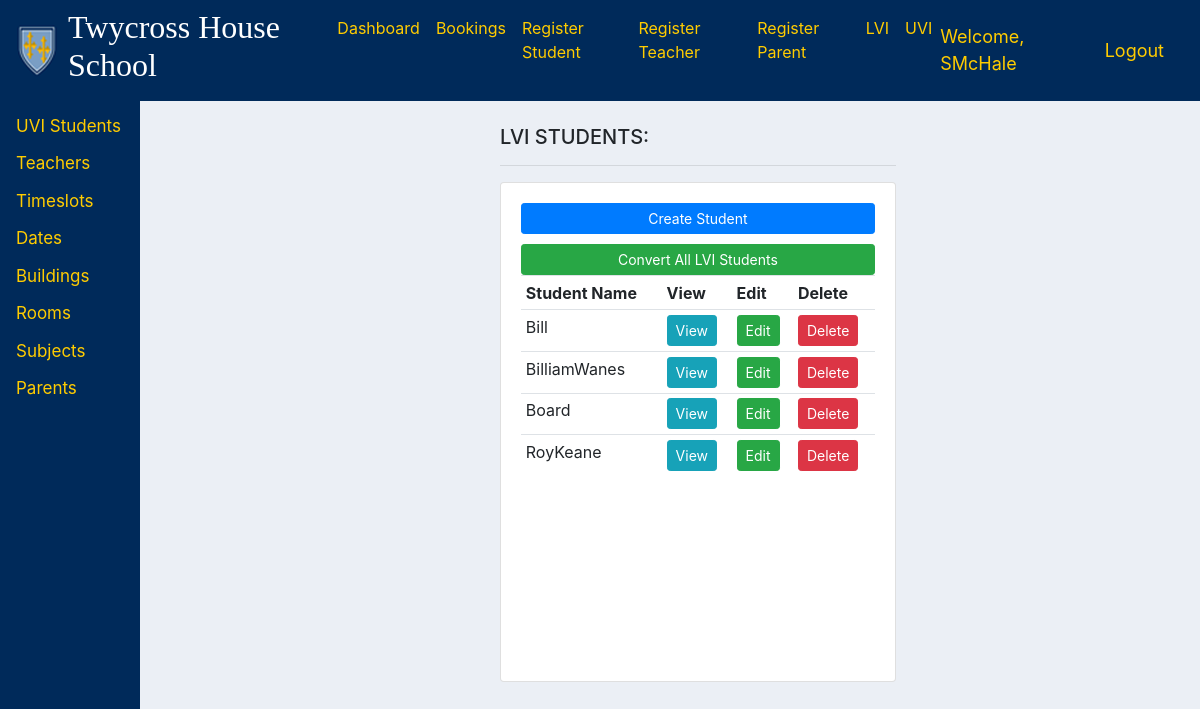
The app's page /dashboard/ (signed in) with its own data.
### main/models.py (models this page shows, shortened)
class Student(models.Model):
    YEAR_GROUP = (
        ('LVI', 'LVI'),
        ('UVI', 'UVI'),
    )
    user = models.OneToOneField(User, null=True, on_delete=models.CASCADE)
    name = models.CharField(max_length=200, null=True)
    email = models.CharField(max_length=200, null=True)
    year_group = models.CharField(max_length=200, null=True, choices=YEAR_GROUP)
    teachers = models.ManyToManyField(Teacher)
    subjects = models.ManyToManyField(Subject)

### users/decorators.py (the view)
        def wrapper_func(request, *args, **kwargs):
            group = None
            if request.user.groups.exists():
                group = request.user.groups.all()[0].name
            if group in allowed_roles:
                return view_func(request, *args, **kwargs)
            elif group == "teacher":
                return redirect('userTeacherBookings')
            elif group == "student":
                return redirect('userStudentBookings')
            elif group == "admin":
                return redirect('dashboard')
            elif group == "parent":
                return redirect('userParent')

### auto/extras.py (called while the page is built)
def bubbleSortAlphaRooms(pList):
    newList=[]
    for item in pList:
        newList.append(item)
    for i in range(0, len(newList)-1):
        for j in range(0, len(newList) - i - 1):
            if newList[j].building.name > newList[j + 1].building.name:
                temp = newList[j]
                newList[j] = newList[j + 1]
                newList[j + 1] = temp
    return newList

### main/models.py (called while the page is built)
    def __str__(self):
        return str(self.start_time)

    def __str__(self):
        return self.name

### manual/extras.py (called while the page is built)
def sortTimeslots(pTimeslots):
    oldStringTimeslots = []
    for timeslot in pTimeslots:
        oldStringTimeslots.append(str(timeslot))
    numbersTimeslots = []
    for timeslot in oldStringTimeslots:
        timeslot = timeslot.replace(":", "")
        timeslot = int(timeslot)
        numbersTimeslots.append(timeslot)
    mergeSort(numbersTimeslots)
    sortedTimeslots = []
    for item in numbersTimeslots:
        text = ""
        text += str(item)[0] + str(item)[1]
        text += ":"
        text += str(item)[2] + str(item)[3]
        text += ":"
        text += str(item)[4] + str(item)[5]
        sortedTimeslots.append(text)
    finalTimeslots = []
    for item in sortedTimeslots:
        for timeslot in pTimeslots:
            if str(timeslot) == item:
                finalTimeslots.append(timeslot)
    return finalTimeslots

### manual/mergeSort.py (called while the page is built)
def mergeSort(mergeList):
  if len(mergeList) > 1:
    mid = len(mergeList) // 2     # Gets the midpoint as an integer
    lefthalf = mergeList[:mid]  # Puts the left half of mergelist into lefthalf
    righthalf = mergeList[mid:] # Puts the right half of mergelist into righthalf
    mergeSort(lefthalf)
    mergeSort(righthalf)
    i = 0
    j = 0
    k = 0
    while i < len(lefthalf) and j < len(righthalf):
      if lefthalf[i] < righthalf[j]:
        mergeList[k] = lefthalf[i]
        i = i + 1
      else:
        mergeList[k] = righthalf[j]
        j = j + 1
      k = k + 1
    while i < len(lefthalf):
      mergeList[k] = lefthalf[i]
      i = i + 1
      k = k + 1
    while j < len(righthalf):
      mergeList[k] = righthalf[j]
      j = j + 1
      k = k + 1

### main/templates/main/dashboard.html (shortened to what this page needs)
{% extends 'main/main.html' %}
{% load static %}
{% block content %}
<div class="sidenav">
    <a href="#lvi-students">LVI Students</a>
    <a href="#uvi-students">UVI Students</a>
    <a href="#teachers">Teachers</a>
    <a href="#timeslots">Timeslots</a>
    <a href="#dates">Dates</a>
    <a href="#buildings">Buildings</a>
    <a href="#rooms">Rooms</a>
    <a href="#subjects">Subjects</a>
    <a href="#parents">Parents</a>
</div>
<div id="lvi-students" class="row">
    <br>
    <div class="col-md-7">
        <h5>LVI STUDENTS:</h5>
        <hr>
        <div class="card card-body" style="height: 500px; overflow-y: auto;">
            <a class="btn btn-primary btn-sm btn-block" href="{% url 'registerStudent' %}">Create Student</a>
            <a class="btn btn-primary btn-sm btn-success" href="{% url 'convert_all_lvi' %}" style="margin-top: 10px;">Convert All LVI Students</a>
            <table class="table table-sm">
                <tr>
                    <th>Student Name</th>
                    <th>View</th>
                    <th>Edit</th>
                    <th>Delete</th>
                </tr>
                {% for student in lvi_students %}
                    <tr>
                        <td>{{student.name}}</td>
                        <td><a class="btn btn-sm btn-info" href="{% url 'student' student.id %}">View</a></td>
                        <td><a class="btn btn-sm btn-success" href="{% url 'edit_student' student.id %}">Edit</a></td>
                        <td><a class="btn btn-sm btn-danger" href="{% url 'delete_student' student.id %}">Delete</a></td>
                    </tr>
                {% endfor %}
            </table>
        </div>
    </div>
</div>
{% endblock %}

### main/templates/main/navbar.html (shortened to what this page needs)
{% load static %}
<nav class="navbar navbar-expand-lg navbar-light" style="background-color: #002A5A;" id="na">
    <a href="{% url 'home' %}"><img src="{% static 'images/logo.png' %}"></a>
    <div class="collapse navbar-collapse" id="navbarNav">
      <ul class="navbar-nav">
        <li class="nav-item active">
          <h2 style="color: #ffffff; margin-left: 10px; margin-right: 10px; font-family: 'Iowan Old Style', serif;">Twycross House School</h2>
        </li>
        {% if request.user.is_staff %}
        <li class="nav-item active">
          <a class="nav-link" href="{% url 'dashboard' %}" style="color: #ffcc00;">Dashboard</a>
        </li>
        <li class="nav-item">
          <a class="nav-link" href="{% url 'bookings' %}" style="color: #ffcc00;">Bookings</a>
        </li>
        <li class="nav-item">
          <a class="nav-link" href="{% url 'registerStudent' %}" style="color: #ffcc00;">Register Student</a>
        </li>
        <li class="nav-item">
          <a class="nav-link" href="{% url 'registerTeacher' %}" style="color: #ffcc00;">Register Teacher</a>
        </li>
        <li class="nav-item">
          <a class="nav-link" href="{% url 'registerParent' %}" style="color: #ffcc00;">Register Parent</a>
        </li>
        <li class="nav-item">
          <a class="nav-link" href="{% url 'sheetLVI' %}" style="color: #ffcc00;">LVI</a>
        </li>
        <li class="nav-item">
          <a class="nav-link" href="{% url 'sheetUVI' %}" style="color: #ffcc00;">UVI</a>
        </li>
        {% elif request.user.groups.all.0.name == "parent" %}
        <li class="nav-item">
          <a class="nav-link" href="{% url 'userParent' %}" style="color: #ffcc00;">Profile</a>
        </li>
        {% else %}
        <li class="nav-item">
          <a class="nav-link" href="{% url 'login' %}" style="color: #ffcc00;">Login</a>
        </li>
        {% endif %}
      </ul>
    </div>
{% if request.user.is_staff or request.user.groups.all.0.name == "teacher" or request.user.groups.all.0.name == "student" or request.user.groups.all.0.name == "parent" %}
<span class="hello-msg">Welcome, {{request.user}}</span>
<span><a class="hello-msg" href="{% url 'logout' %}">Logout</a></span>
{% endif %}
</nav>

### static/css/main.css (style rules this page uses)
body { background-color: #ebeff5; }

### main/templates/main/navbar.html (style rules this page uses)
.hello-msg { font-size: 18px; color: #ffcc00; margin-right: 20px; }
#na { z-index:2; }

### main/templates/main/dashboard.html (style rules this page uses)
.sidenav { height:100%; width:140px; position: fixed; z-index:1; top:0; Left:0; background-color:#002A5A; overflow-x: :hidden; padding-top:70px; }
.sidenav a { padding:6px 8px 6px 16px; text-decoration: none; font-size:17px; color: #ffcc00; display:block; }
#lvi-students, #uvi-students, #teachers, #timeslots, #dates, #buildings, #rooms, #subjects, #parents { display: none; }
body:not(:has(:target)) #lvi-students { display: block; }
.row { padding-left:500px; }

### records on screen
Student: name "Bill"
Student: name "BilliamWanes"
Student: name "Board"
Student: name "RoyKeane"

### other values on screen
{{ request.user }} "SMcHale"
